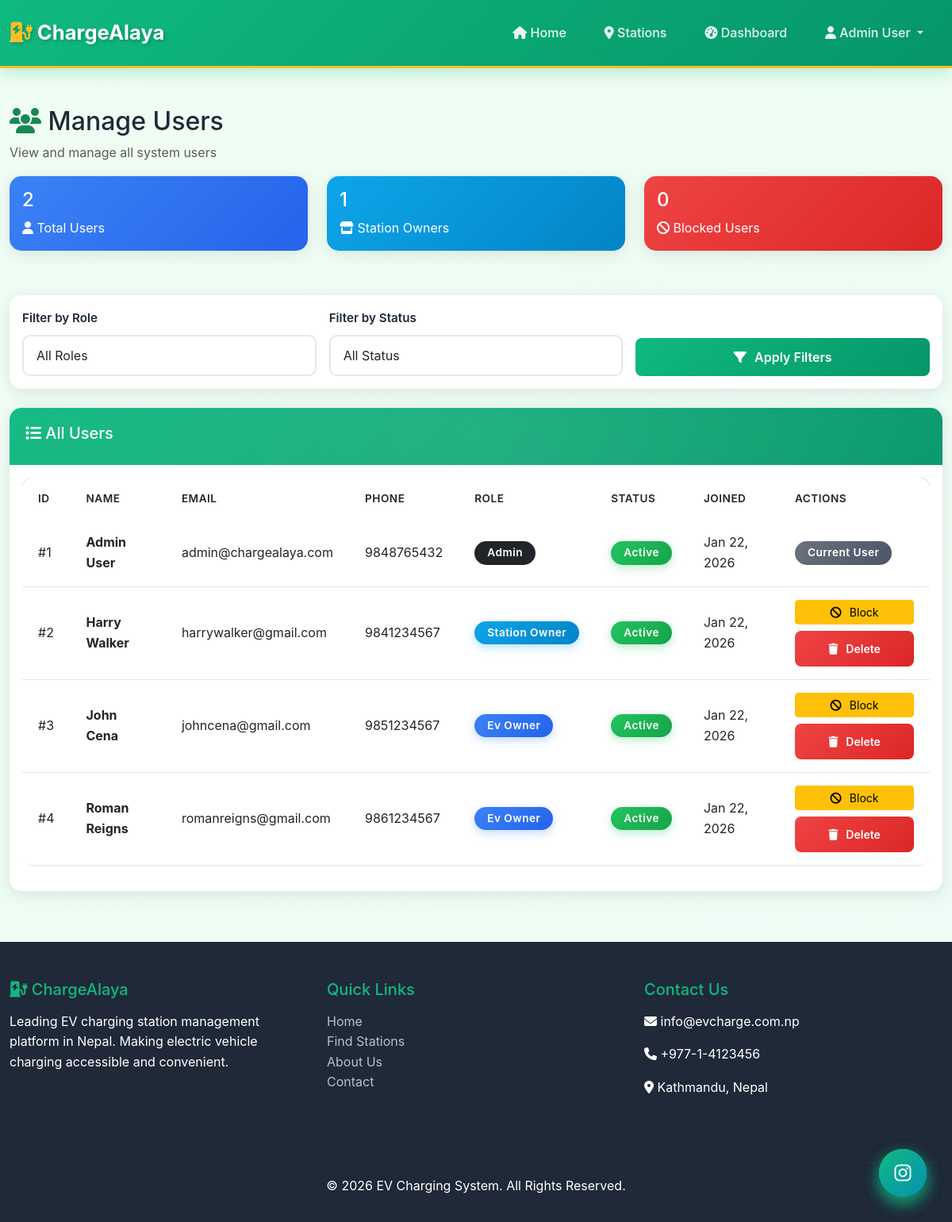
The page /admin/users.php (signed in) on the database its author committed.
### tables this page shows
CREATE TABLE `users` (
  `user_id` int(11) NOT NULL,
  `first_name` varchar(100) NOT NULL,
  `last_name` varchar(100) NOT NULL,
  `email` varchar(255) NOT NULL,
  `password_hash` varchar(255) NOT NULL,
  `phone` varchar(10) NOT NULL,
  `role` enum('admin','station_owner','ev_owner') NOT NULL DEFAULT 'ev_owner',
  `status` enum('active','blocked') DEFAULT 'active',
  `created_at` timestamp NOT NULL DEFAULT current_timestamp()
);

### partials/functions.php (called while the page is built, shortened)
<?php
function formatDate($date) {
    return date('M d, Y', strtotime($date));
}
?>

### admin/users.php (the view, shortened to what this page needs)
<?php
include '../partials/header.php';
$db = new Database();
$conn = $db->connect();
$query = "SELECT * FROM users WHERE 1=1";
$query .= " ORDER BY created_at DESC";
$users = $conn->query($query);
$total_users = $conn->query("SELECT COUNT(*) as count FROM users WHERE role = 'ev_owner'")->fetch_assoc()['count'];
$total_owners = $conn->query("SELECT COUNT(*) as count FROM users WHERE role = 'station_owner'")->fetch_assoc()['count'];
$blocked_users = $conn->query("SELECT COUNT(*) as count FROM users WHERE status = 'blocked'")->fetch_assoc()['count'];
?>
<div class="container my-5">
    <h2><i class="fas fa-users text-success"></i> Manage Users</h2>
    <p class="text-muted">View and manage all system users</p>
    <div class="row mb-4">
        <div class="col-md-4">
            <div class="card bg-primary text-white">
                <div class="card-body">
                    <h4><?php echo $total_users; ?></h4>
                    <p class="mb-0"><i class="fas fa-user"></i> Total Users</p>
                </div>
            </div>
        </div>
        <div class="col-md-4">
            <div class="card bg-info text-white">
                <div class="card-body">
                    <h4><?php echo $total_owners; ?></h4>
                    <p class="mb-0"><i class="fas fa-store"></i> Station Owners</p>
                </div>
            </div>
        </div>
        <div class="col-md-4">
            <div class="card bg-danger text-white">
                <div class="card-body">
                    <h4><?php echo $blocked_users; ?></h4>
                    <p class="mb-0"><i class="fas fa-ban"></i> Blocked Users</p>
                </div>
            </div>
        </div>
    </div>
    <div class="card mb-4">
        <div class="card-body">
            <form method="GET" action="" class="row g-3">
                <div class="col-md-4">
                    <label for="role" class="form-label">Filter by Role</label>
                    <select class="form-control" id="role" name="role">
                        <option value="">All Roles</option>
                    </select>
                </div>
                <div class="col-md-4">
                    <label for="status" class="form-label">Filter by Status</label>
                    <select class="form-control" id="status" name="status">
                        <option value="">All Status</option>
                    </select>
                </div>
                <div class="col-md-4 d-flex align-items-end">
                    <button type="submit" class="btn btn-custom w-100">
                        <i class="fas fa-filter"></i> Apply Filters
                    </button>
                </div>
            </form>
        </div>
    </div>
    <div class="card">
        <div class="card-header">
            <h5><i class="fas fa-list"></i> All Users</h5>
        </div>
        <div class="card-body">
            <div class="table-responsive">
                <table class="table table-custom">
                    <thead>
                        <tr>
                            <th>ID</th>
                            <th>Name</th>
                            <th>Email</th>
                            <th>Phone</th>
                            <th>Role</th>
                            <th>Status</th>
                            <th>Joined</th>
                            <th>Actions</th>
                        </tr>
                    </thead>
                    <tbody>
                        <?php while ($user = $users->fetch_assoc()): ?>
                            <tr>
                                <td>#<?php echo $user['user_id']; ?></td>
                                <td><strong><?php echo htmlspecialchars($user['first_name'] . ' ' . $user['last_name']); ?></strong></td>
                                <td><?php echo htmlspecialchars($user['email']); ?></td>
                                <td><?php echo htmlspecialchars($user['phone']); ?></td>
                                <td>
                                    <?php
                                    $role_badge = '';
                                    switch($user['role']) {
                                        case 'admin': $role_badge = 'bg-dark'; break;
                                        case 'station_owner': $role_badge = 'bg-info'; break;
                                        case 'ev_owner': $role_badge = 'bg-primary'; break;
                                    }
                                    ?>
                                    <span class="badge <?php echo $role_badge; ?>">
                                        <?php echo ucwords(str_replace('_', ' ', $user['role'])); ?>
                                    </span>
                                </td>
                                <td>
                                    <span class="badge <?php echo $user['status'] === 'active' ? 'bg-success' : 'bg-danger'; ?>">
                                        <?php echo ucfirst($user['status']); ?>
                                    </span>
                                </td>
                                <td><?php echo formatDate($user['created_at']); ?></td>
                                <td>
                                    <?php if ($user['user_id'] != $_SESSION['user_id']): ?>
                                        <div class="d-grid gap-2" style="min-width: 150px;">
                                            <a href="?toggle_status=<?php echo $user['user_id']; ?>&current_status=<?php echo $user['status']; ?>"
                                               class="btn btn-sm <?php echo $user['status'] === 'active' ? 'btn-warning' : 'btn-success'; ?>">
                                                <i class="fas fa-<?php echo $user['status'] === 'active' ? 'ban' : 'check'; ?>"></i>
                                                <?php echo $user['status'] === 'active' ? 'Block' : 'Unblock'; ?>
                                            </a>
                                            <a href="?delete_user=<?php echo $user['user_id']; ?>"
                                               class="btn btn-sm btn-danger-custom"
                                               onclick="return confirm('Delete this user permanently?')">
                                                <i class="fas fa-trash"></i> Delete
                                            </a>
                                        </div>
                                    <?php else: ?>
                                        <span class="badge bg-secondary">Current User</span>
                                    <?php endif; ?>
                                </td>
                            </tr>
                        <?php endwhile; ?>
                    </tbody>
                </table>
            </div>
        </div>
    </div>
</div>
<?php
include '../partials/footer.php';
?>

### assets/css/view_receipt.css (style rules this page uses)
@media screen { .card { box-shadow: 0 4px 20px rgba(0,0,0,0.1); } }

### rows shown on the page
users: user_id "1", first_name+last_name "Admin User", email "admin@chargealaya.com", phone "9848765432", role "Admin", status "Active", created_at "Jan 22, 2026", shows "Current User"
users: user_id "2", first_name+last_name "Harry Walker", email "harrywalker@gmail.com", phone "9841234567", role "Station Owner", status "Active", created_at "Jan 22, 2026", shows "Block"
users: user_id "3", first_name+last_name "John Cena", email "johncena@gmail.com", phone "9851234567", role "Ev Owner", status "Active", created_at "Jan 22, 2026", shows "Block"
users: user_id "4", first_name+last_name "Roman Reigns", email "romanreigns@gmail.com", phone "9861234567", role "Ev Owner", status "Active", created_at "Jan 22, 2026", shows "Block"

### other values the page prints
$_SESSION['name'] "Admin User"
$total_users "2"
$total_owners "1"
$blocked_users "0"
